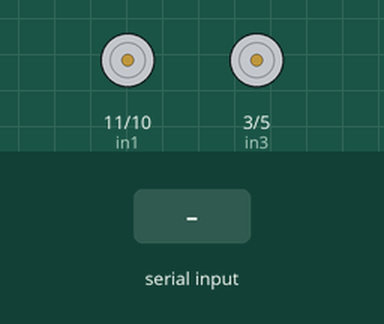
Bench run of a sketch on a simulated Arduino Uno, built with avr-gcc and run on an emulated ATmega328P. On the bench: motor-driver pin pairs drawn as motors (green arrow = first pin HIGH = forward, orange = second pin HIGH = backward, longer = more drive, scaled by the enable pin). The test bench sets the inputs (shaded band). What the sketch prints to the serial monitor is not drawn.

Above: at 1.2 s.
1.3 s: "F" received over Serial
At 2.1 s:
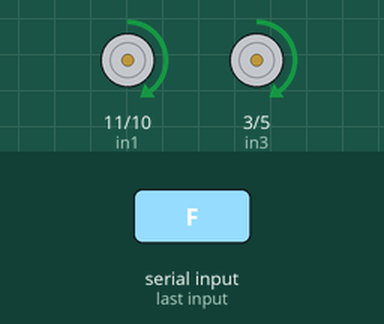
2.8 s: byte 50 ('2') received over Serial
At 3.3 s:
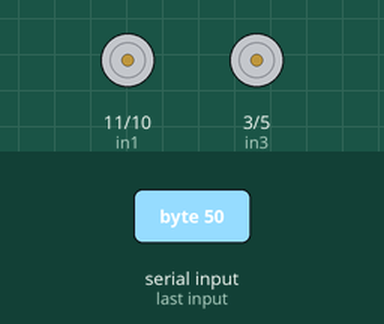
4.3 s: byte 51 ('3') received over Serial
5.8 s: "B" received over Serial
At 6.7 s:
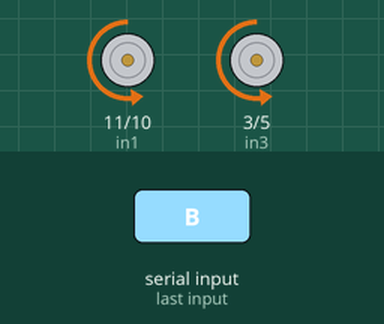
7.3 s: "L" received over Serial
At 7.9 s:
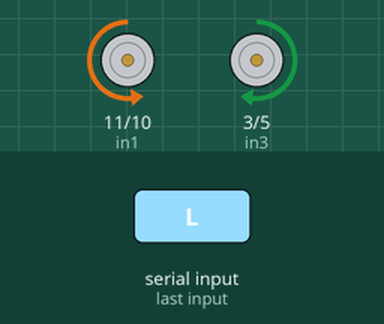
8.8 s: "R" received over Serial
At 10.2 s:
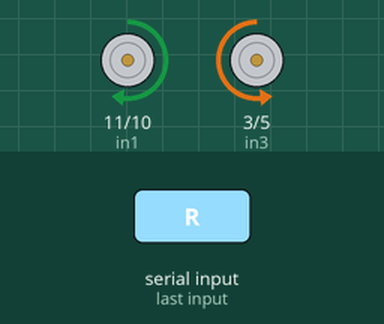
Timing chart, 0 to 11.3 s (numbered marks = the images above; inputs shaded):
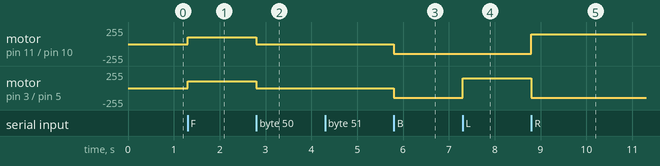

Measured:
- after the input at 1.3 s, motor on pin 11 (in1) / pin 10 (in2), motor on pin 3 (in3) / pin 5 (in4): stopped → forward 100/255 at once
- after the input at 2.8 s, motor on pin 11 (in1) / pin 10 (in2), motor on pin 3 (in3) / pin 5 (in4): forward 100/255 → stopped at once
- after the input at 5.8 s, motor on pin 11 (in1) / pin 10 (in2), motor on pin 3 (in3) / pin 5 (in4): stopped → backward 145/255 at once
- after the input at 7.3 s, motor on pin 3 (in3) / pin 5 (in4): backward 145/255 → forward 145/255 at once
- after the input at 8.8 s, motor on pin 11 (in1) / pin 10 (in2): backward 145/255 → forward 145/255 at once; motor on pin 3 (in3) / pin 5 (in4): forward 145/255 → backward 145/255 at once

The sketch:

robot_bluetooth_mecanum.ino
```cpp
int in1 = 11;
int in2 = 10;
int in3 = 3;
int in4 = 5;
#define ena 6        // Enable/speed motor Front Right
#define enb 9
int command;
int speedcar = 100; 		// 50 - 255.

void setup() {
    pinMode(in1, OUTPUT);
    pinMode(in2, OUTPUT);
    pinMode(in3, OUTPUT);
    pinMode(in4, OUTPUT);
    pinMode(ena, OUTPUT);
	  pinMode(enb, OUTPUT);
	Serial.begin(9600);

  }
void avancer(){
     analogWrite(ena, speedcar);
     analogWrite(enb, speedcar);
      digitalWrite(in1, HIGH);
      digitalWrite(in2, LOW);
      digitalWrite(in3, HIGH);
      digitalWrite(in4, LOW);
  }
void reculer(){
       analogWrite(ena, speedcar);
     analogWrite(enb, speedcar);
      digitalWrite(in1, LOW);
      digitalWrite(in2, HIGH);
      digitalWrite(in3, LOW);
      digitalWrite(in4, HIGH);
  }
void gauche(){
       analogWrite(ena, speedcar);
     analogWrite(enb, speedcar);
      digitalWrite(in1, LOW);
      digitalWrite(in2, HIGH);
      digitalWrite(in3, HIGH);
      digitalWrite(in4, LOW);
  }
void droite(){
       analogWrite(ena, speedcar);
     analogWrite(enb, speedcar);
      digitalWrite(in1, HIGH);
      digitalWrite(in2, LOW);
      digitalWrite(in3, LOW);
      digitalWrite(in4, HIGH);
  }
void avancerdroite(){
       analogWrite(ena, speedcar);
     analogWrite(enb, speedcar);
      digitalWrite(in1, HIGH);
      digitalWrite(in2, LOW);
      digitalWrite(in3, LOW);
      digitalWrite(in4, LOW);

  }
void avancergauche(){
       analogWrite(ena, speedcar);
     analogWrite(enb, speedcar);
      digitalWrite(in1, LOW);
      digitalWrite(in2, LOW);
      digitalWrite(in3, HIGH);
      digitalWrite(in4, LOW);
  }
void reculerdroite(){
       analogWrite(ena, speedcar);
     analogWrite(enb, speedcar);
      digitalWrite(in1, LOW);
      digitalWrite(in2, LOW);
      digitalWrite(in3, LOW);
      digitalWrite(in4, HIGH);

  }
void reculergauche(){
       analogWrite(ena, speedcar);
     analogWrite(enb, speedcar);
      digitalWrite(in1, LOW);
      digitalWrite(in2, HIGH);
      digitalWrite(in3, LOW);
      digitalWrite(in4, LOW);
  }
void stopRobot(){
      analogWrite(ena, speedcar);
      analogWrite(enb, speedcar);
      digitalWrite(in1, LOW);
      digitalWrite(in2, LOW);
      digitalWrite(in3, LOW);
      digitalWrite(in4, LOW);

  }
void loop(){
if (Serial.available() > 0) {
	command = Serial.read();
  Serial.print(command);
	stopRobot(); 			//Initialize with motors stopped.
switch (command) {
case 'F':avancer();break;
case 'B':reculer();break;
case 'L':gauche();break;
case 'R':droite();break;
case 'I':avancerdroite();break;
case 'G':avancergauche();break;
case 'J':reculerdroite();break;
case 'H':reculergauche();break;
case '0':speedcar = 100;break;
case '1':speedcar = 115;break;
case '2':speedcar = 130;break;
case '3':speedcar = 145;break;
case '4':speedcar = 160;break;
case '5':speedcar = 175;break;
case '6':speedcar = 190;break;
case '7':speedcar = 205;break;
case '8':speedcar = 220;break;
case '9':speedcar = 235;break;
case 'q':speedcar = 255;break;
}
}
}
```
